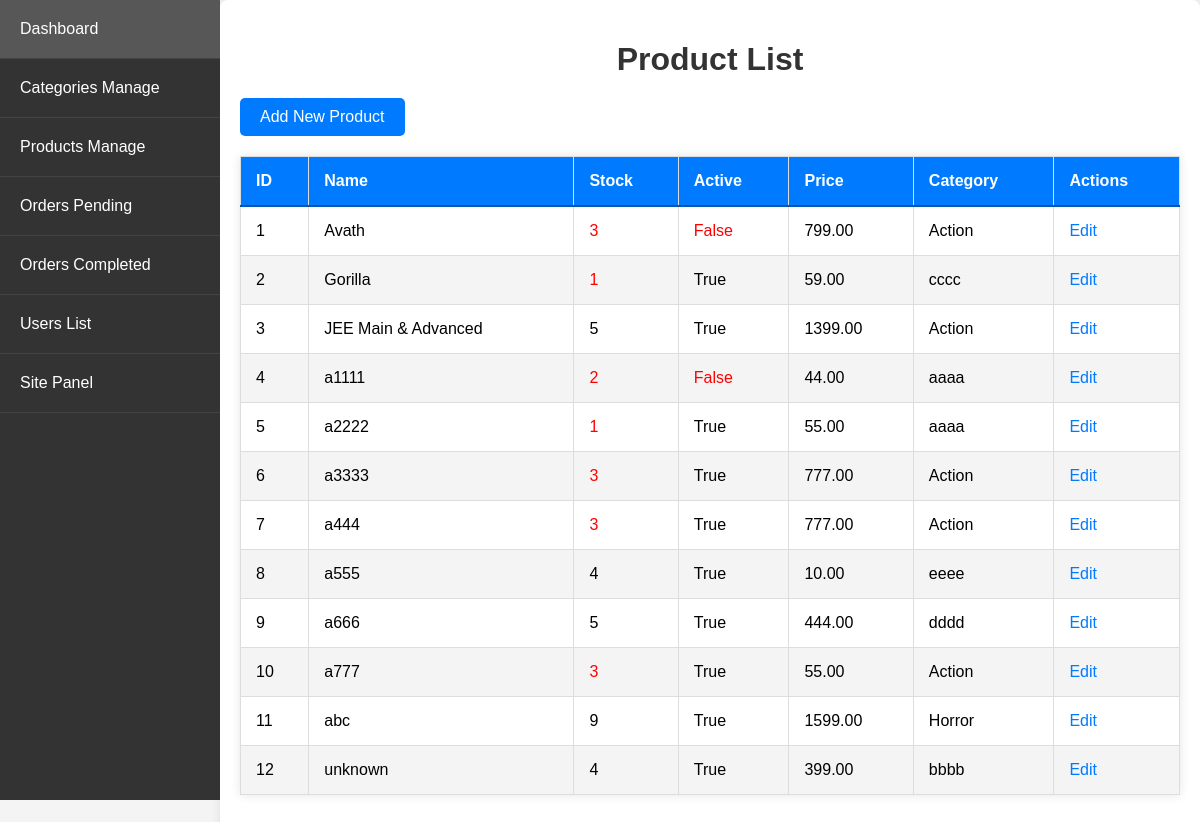
Page /admin_app/admin_app/products/ (signed in) on the committed database.
### store/models.py (models this page shows, shortened)
class Product(models.Model):
    name = models.CharField(max_length=250, unique=True)
    slug = models.SlugField(max_length=250, unique=True)
    description = models.TextField(blank=True)
    old_price = models.DecimalField(max_digits=7, blank=True, null=True, decimal_places=2)
    new_price = models.DecimalField(max_digits=7, blank=False, decimal_places=2)
    category = models.ForeignKey(Category, on_delete=models.SET_NULL, null=True)
    image_1 = models.ImageField(upload_to='product')
    image_2 = models.ImageField(upload_to='product', blank=True)
    image_3 = models.ImageField(upload_to='product', blank=True)
    video_url = models.URLField(max_length=200, blank=True)
    stock = models.IntegerField()
    active = models.BooleanField(default=True)
    new = models.BooleanField(default=True)
    created = models.DateTimeField(auto_now_add=True)
    update = models.DateField(auto_now=True)
    class Meta:
        ordering = ('name',)
        verbose_name = 'product'
        verbose_name_plural = 'products'

class Category(models.Model):
    name = models.CharField(max_length=250, unique=True)
    slug = models.SlugField(max_length=250, unique=True)
    image = models.ImageField(upload_to='category', blank=True)
    class Meta:
        ordering = ('name',)
        verbose_name = 'category'
        verbose_name_plural = 'categorys'

### admin_app/views.py (the view)
# urls.py: path('admin_app/products/', views.product_list, name='product_list'),
@login_required
@user_passes_test(is_admin)
def product_list(request):
    products = Product.objects.all()
    return render(request, 'admin_app/product_list.html', {'products': products})

### admin_app/views.py (called while the page is built)
def is_admin(user):
    return user.is_superuser

### store/context_processors.py (called while the page is built)
def menu_link(request): # this function don't wanna call to work, it's defined in setting to work
    links_list = Category.objects.annotate(
        num_products=Count('product', filter=Q(product__active=True, product__stock__gt=0))
    ).filter(num_products__gt=0).order_by('name')  # Add an order_by clause here
    paginator3 = Paginator(links_list, 8)
    try:
        page = int(request.GET.get('page', '1'))
    except:
        page = 1
    try:
        links = paginator3.page(page)
    except (InvalidPage, EmptyPage):
        links = paginator3.page(paginator3.num_pages)
    return dict(links=links)

def cart_data(request):
    data = cartData(request)
    cartItems = data['cartItems']
    return {'cartItems': cartItems}

def wishlist_count(request):
    if request.user.is_authenticated:
        wishlist_count = Wishlist.objects.filter(user=request.user).count()
    else:
        cookie_data = cookieWishlist(request)
        wishlist_count = cookie_data['wishlist_count']
    return {'wishlist_count': wishlist_count}

### store/models.py (called while the page is built)
    @property
    def get_cart_items(self):
        orderitems = self.orderitem_set.all()
        total = sum([item.quantity for item in orderitems])
        return total

### store/utils.py (called while the page is built)
def cartData(request):
    if request.user.is_authenticated:
        customer = request.user.customer
        order, created = Order.objects.get_or_create(customer=customer, complete=False)
        items = order.orderitem_set.all()
        cartItems = order.get_cart_items
        total_price_difference = sum((item.product.old_price - item.product.new_price) * item.quantity for item in items)
    else:
        cookieData = cookieCart(request)
        cartItems = cookieData['cartItems']
        order = cookieData['order']
        items = cookieData['items']
        total_price_difference = cookieData['total_price_difference']
    print("............cartData.............")
    return {'cartItems': cartItems, 'order': order, 'items': items, 'total_price_difference': total_price_difference}

### admin_app/templates/admin_app/product_list.html (shortened to what this page needs)
{% extends 'admin_app/base_admin.html' %}
{% block content %}
<h1>Product List</h1>
<a href="{% url 'admin_app:product_create' %}" class="button">Add New Product</a>
<table>
    <thead>
        <tr>
            <th>ID</th>
            <th>Name</th>
            <th>Stock</th>
            <th>Active</th>
            <th>Price</th>
            <th>Category</th>
            <th>Actions</th>
        </tr>
    </thead>
    <tbody>
        {% for product in products %}
        <tr>
            <td>{{ forloop.counter }}</td>
            <td>{{ product.name }}</td>
            <td class="{% if product.stock < 4 %}low-stock{% endif %}">{{ product.stock }}</td>
            <td class="{% if not product.active %}inactive{% endif %}">{{ product.active }}</td>
            <td>{{ product.new_price }}</td>
            <td>{{ product.category.name }}</td>
            <td>
                <a href="{% url 'admin_app:product_update' product.pk %}">Edit</a>
            </td>
        </tr>
        {% endfor %}
    </tbody>
</table>
{% endblock %}

### static/CSS/admin_dashboard.css (style rules this page uses)
body { font-family: Arial, sans-serif; background-color: #f4f4f4; margin: 0; padding: 0; }
h1 { text-align: center; color: #333; margin-bottom: 20px; }
a.button { display: inline-block; margin-bottom: 20px; padding: 10px 20px; background: #007bff; color: #fff; text-decoration: none; border-radius: 5px; transition: background 0.3s; }
table { width: 100%; border-collapse: collapse; margin-bottom: 20px; box-shadow: 0 0 10px rgba(0, 0, 0, 0.1); }
thead { background: #007bff; color: #fff; }
thead th { padding: 15px; text-align: left; border-bottom: 2px solid #0056b3; }
tbody tr:nth-child(even) { background: #f4f4f4; }
td, th { padding: 15px; border: 1px solid #ddd; }
td a { color: #007bff; text-decoration: none; transition: color 0.3s; }

### admin_app/templates/admin_app/product_list.html (style rules this page uses)
.inactive { color: red; }
.low-stock { color: red; }

### rows in the picture
Product: name "Avath", stock "3", active "False", new_price "799.00", category.name "Action"
Product: name "Gorilla", stock "1", active "True", new_price "59.00", category.name "cccc"
Product: name "JEE Main & Advanced", stock "5", active "True", new_price "1399.00", category.name "Action"
Product: name "a1111", stock "2", active "False", new_price "44.00", category.name "aaaa"
Product: name "a2222", stock "1", active "True", new_price "55.00", category.name "aaaa"
Product: name "a3333", stock "3", active "True", new_price "777.00", category.name "Action"
Product: name "a444", stock "3", active "True", new_price "777.00", category.name "Action"
Product: name "a555", stock "4", active "True", new_price "10.00", category.name "eeee"
Product: name "a666", stock "5", active "True", new_price "444.00", category.name "dddd"
Product: name "a777", stock "3", active "True", new_price "55.00", category.name "Action"
Product: name "abc", stock "9", active "True", new_price "1599.00", category.name "Horror"
Product: name "unknown", stock "4", active "True", new_price "399.00", category.name "bbbb"
